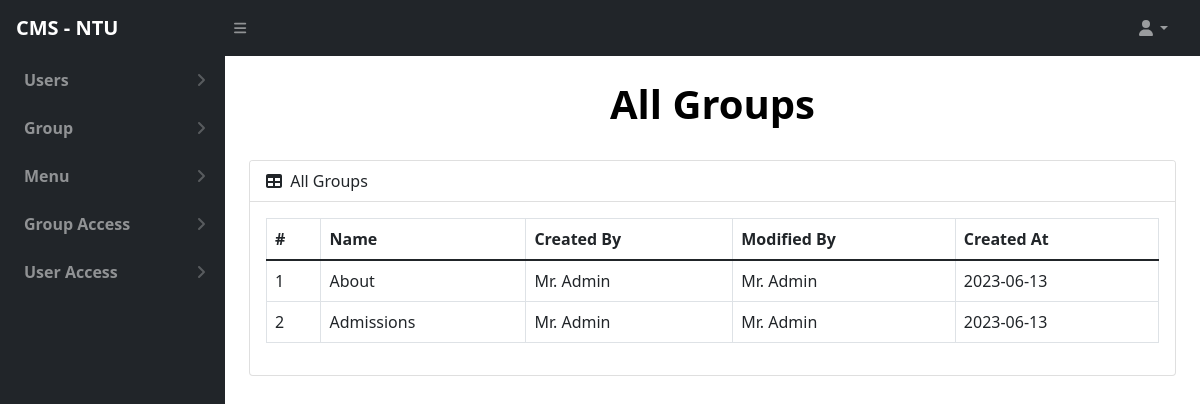
The page /master-groups (signed in) on the database its author committed.
### MasterUser/models.py (models this page shows, shortened)
class Group(models.Model):
    groupName   =models.CharField(max_length=200)
    active      =models.BooleanField(default=True)
    createdBy   =models.CharField(max_length=200)
    modifiedBy  =models.CharField(max_length=200)
    createdat = models.DateTimeField(
        db_column='createdAt', blank=True, null=True, auto_now_add=True)
    updatedat = models.DateTimeField(
        db_column='updatedAt', blank=True, null=True, auto_now=True)
    class Meta:
        verbose_name_plural="Group"

### MasterUser/views.py (the view)
# urls.py: path('master-groups', MasterGroups.as_view(), name='master-groups'),
class MasterGroups(MasterLoginRequiredMixin,View):
    def get(self, request):
        allGroups = Group.objects.all().order_by('-id')
        context = {
                'allGroups': allGroups,
                       }
        return render(request, 'MasterPanel/allGroups.html', context)

### MasterUser/views.py (called while the page is built)
    def dispatch(self, request, *args, **kwargs):
        if "Masteremail" not in request.session:
            return redirect('master-login')  # Replace 'master_login' with your actual login URL
        return super().dispatch(request, *args, **kwargs)

### templates/MasterPanel/allGroups.html (shortened to what this page needs)
{% extends 'MasterPanel/index.html' %}
{% block content%}
<div id="layoutSidenav_content">
   <main>
        <div class="container-fluid px-4">
            <h1 class="mt-4 text-center" style="color: #7D61B5;"><b>All Groups</b></h1>
            <div class="card mb-4">
                <div class="card-header">
                    <i class="fas fa-table me-1"></i>
                    All Groups
                </div>
                <div class="card-body">
                    <table class="table table-bordered">
                        <thead>
                            <tr>
                            <th scope="col">#</th>
                            <th scope="col">Name</th>
                            <th scope="col">Created By</th>
                            <th scope="col">Modified By</th>
                            <th scope="col">Created At</th>
                            </tr>
                        </thead>
                        <tbody>
                            {% for group  in allGroups %}
                                <tr>
                                    <td>{{ forloop.counter }}</td>
                                    <td>{{group.groupName}}</td>
                                    <td>{{group.createdBy}}</td>
                                    <td>{{group.modifiedBy}}</td>
                                    <td>{{group.createdat|date:"Y-m-d"}}</td>
                                </tr>
                            {% endfor %}
                        </tbody>
                    </table>
                </div>
            </div>
        </div>
    </main>
</div>
{%endblock%}

### rows shown on the page
Group: groupName "About", createdBy "Mr. Admin", modifiedBy "Mr. Admin", createdat "2023-06-13"
Group: groupName "Admissions", createdBy "Mr. Admin", modifiedBy "Mr. Admin", createdat "2023-06-13"
